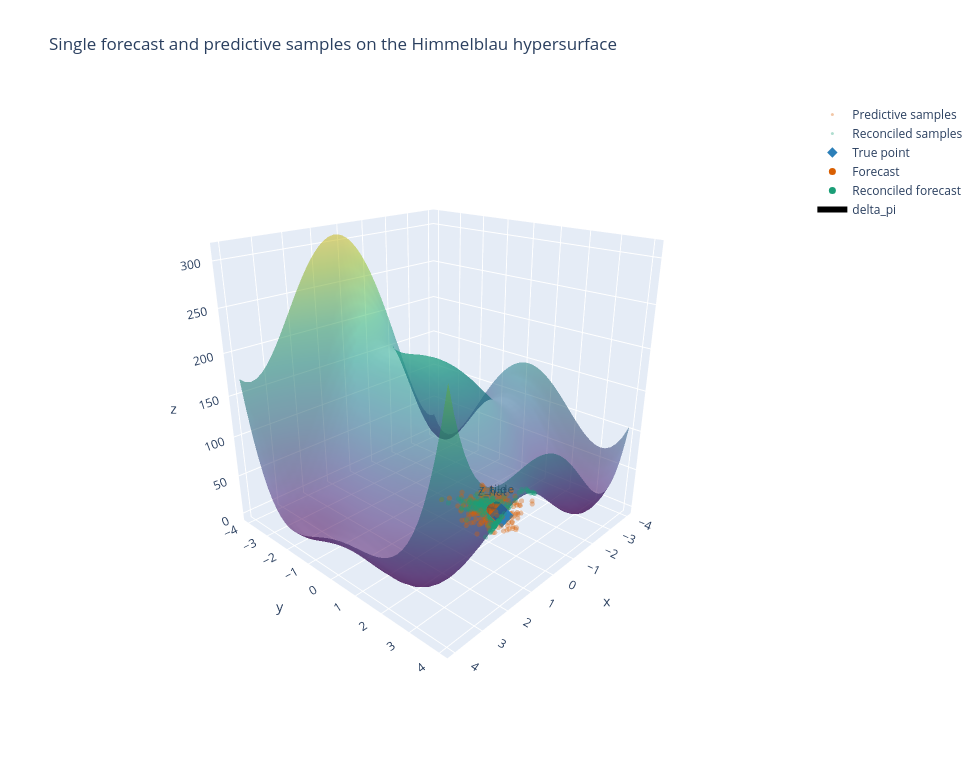

Notebook cell for this chart:
### Markdown cell above
## Single-forecast geometry

The figure below shows the true point on the Himmelblau surface, the incoherent forecast, the reconciled forecast, and the predictive samples before and after projection. This is the geometric picture behind the probability estimate returned by `p_reduction`.

### Code cell
x = np.linspace(-4.0, 4.0, 45)
y = np.linspace(-4.0, 4.0, 45)
xx, yy = np.meshgrid(x, y)
surface_points = np.column_stack([xx.ravel(), yy.ravel()])
zz = np.asarray(jax.vmap(mfs.f_himmelblau)(jnp.asarray(surface_points))).reshape(xx.shape)

fig = go.Figure()
fig.add_trace(go.Surface(
    x=xx,
    y=yy,
    z=zz,
    opacity=0.55,
    colorscale="Viridis",
    showscale=False,
    name="Himmelblau surface",
))
fig.add_trace(go.Scatter3d(
    x=z_hat_samples[:, 0],
    y=z_hat_samples[:, 1],
    z=z_hat_samples[:, 2],
    mode="markers",
    marker=dict(size=3, color="#d95f02", opacity=0.35),
    name="Predictive samples",
))
fig.add_trace(go.Scatter3d(
    x=z_tilde_samples[:, 0],
    y=z_tilde_samples[:, 1],
    z=z_tilde_samples[:, 2],
    mode="markers",
    marker=dict(size=3, color="#1b9e77", opacity=0.35),
    name="Reconciled samples",
))
fig.add_trace(go.Scatter3d(
    x=[z_true[0]], y=[z_true[1]], z=[z_true[2]],
    mode="markers",
    marker=dict(size=8, color="#2c7fb8", symbol="diamond"),
    name="True point",
))
fig.add_trace(go.Scatter3d(
    x=[z_hat[0]], y=[z_hat[1]], z=[z_hat[2]],
    mode="markers+text",
    text=["z_hat"],
    textposition="top center",
    marker=dict(size=7, color="#d95f02"),
    name="Forecast",
))
fig.add_trace(go.Scatter3d(
    x=[z_tilde[0]], y=[z_tilde[1]], z=[z_tilde[2]],
    mode="markers+text",
    text=["z_tilde"],
    textposition="top center",
    marker=dict(size=7, color="#1b9e77"),
    name="Reconciled forecast",
))
fig.add_trace(go.Scatter3d(
    x=[z_hat[0], z_tilde[0]],
    y=[z_hat[1], z_tilde[1]],
    z=[z_hat[2], z_tilde[2]],
    mode="lines",
    line=dict(color="black", width=6),
    name="delta_pi",
))
fig.update_layout(
    title="Single forecast and predictive samples on the Himmelblau hypersurface",
    scene=dict(
        xaxis_title="x",
        yaxis_title="y",
        zaxis_title="z",
        camera=dict(eye=dict(x=1.6, y=1.5, z=0.9)),
    ),
    width=980,
    height=760,
)
fig

### Figure 1 — Plotly figure (JSON) as saved in the notebook; plotly's stock layout.template omitted (floating-point values rounded to 4 significant figures; data arrays with more than 128 entries replaced by an {"elided": "..."} marker saying what was removed)
{"data": [{"colorscale": [[0.0, "#440154"], [0.1111, "#482878"], [0.2222, "#3e4989"], [0.3333, "#31688e"], [0.4444, "#26828e"], [0.5556, "#1f9e89"], [0.6667, "#35b779"], [0.7778, "#6ece58"], [0.8889, "#b5de2b"], [1.0, "#fde725"]], "name": "Himmelblau surface", "opacity": 0.55, "showscale": false, "x": {"elided": "45x45 float values"}, "y": {"elided": "45x45 float values"}, "z": {"elided": "45x45 float values"}, "type": "surface"}, {"marker": {"color": "#d95f02", "opacity": 0.35, "size": 3}, "mode": "markers", "name": "Predictive samples", "x": {"elided": "256 float values"}, "y": {"elided": "256 float values"}, "z": {"elided": "256 float values"}, "type": "scatter3d"}, {"marker": {"color": "#1b9e77", "opacity": 0.35, "size": 3}, "mode": "markers", "name": "Reconciled samples", "x": {"elided": "256 float values"}, "y": {"elided": "256 float values"}, "z": {"elided": "256 float values"}, "type": "scatter3d"}, {"marker": {"color": "#2c7fb8", "size": 8, "symbol": "diamond"}, "mode": "markers", "name": "True point", "x": [1.001], "y": [3.178], "z": [63.32], "type": "scatter3d"}, {"marker": {"color": "#d95f02", "size": 7}, "mode": "markers+text", "name": "Forecast", "text": ["z_hat"], "textposition": "top center", "x": [0.8774], "y": [2.777], "z": [61.5], "type": "scatter3d"}, {"marker": {"color": "#1b9e77", "size": 7}, "mode": "markers+text", "name": "Reconciled forecast", "text": ["z_tilde"], "textposition": "top center", "x": [0.716], "y": [2.786], "z": [61.49], "type": "scatter3d"}, {"line": {"color": "black", "width": 6}, "mode": "lines", "name": "delta_pi", "x": [0.8774, 0.716], "y": [2.777, 2.786], "z": [61.5, 61.49], "type": "scatter3d"}], "layout": {"scene": {"camera": {"eye": {"x": 1.6, "y": 1.5, "z": 0.9}}, "xaxis": {"title": {"text": "x"}}, "yaxis": {"title": {"text": "y"}}, "zaxis": {"title": {"text": "z"}}}, "title": {"text": "Single forecast and predictive samples on the Himmelblau hypersurface"}, "width": 980, "height": 760}}
